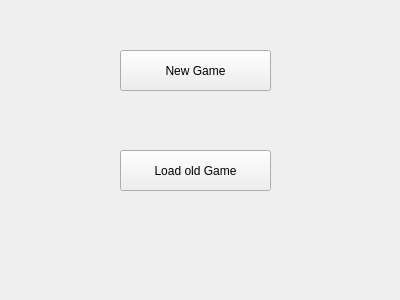
<?xml version="1.0" encoding="UTF-8"?>
<ui version="4.0">
 <class>Select_neworold</class>
 <widget class="QWidget" name="Select_neworold">
  <property name="geometry">
   <rect>
    <x>0</x>
    <y>0</y>
    <width>400</width>
    <height>300</height>
   </rect>
  </property>
  <property name="windowTitle">
   <string>Form</string>
  </property>
  <widget class="QPushButton" name="newgame">
   <property name="geometry">
    <rect>
     <x>120</x>
     <y>50</y>
     <width>151</width>
     <height>41</height>
    </rect>
   </property>
   <property name="text">
    <string>New Game</string>
   </property>
  </widget>
  <widget class="QPushButton" name="load_oldgame">
   <property name="geometry">
    <rect>
     <x>120</x>
     <y>150</y>
     <width>151</width>
     <height>41</height>
    </rect>
   </property>
   <property name="text">
    <string>Load old Game</string>
   </property>
  </widget>
 </widget>
 <resources/>
 <connections/>
</ui>
